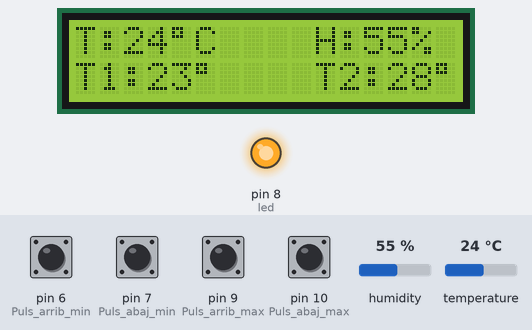
This sketch was run on a simulated Arduino Uno, built with avr-gcc and run on an emulated ATmega328P. On the bench: 16×2 character LCD, output pins drawn as LEDs (lit = HIGH). The test bench sets the inputs (shaded band); at power-on: pin 6 (Puls_arrib_min), pin 7 (Puls_abaj_min), pin 9 (Puls_arrib_max), pin 10 (Puls_abaj_max) LOW, temperature 24 °C, humidity 55 %.

Above: at 6.4 s.
6.5 s: temperature set to 11 °C
At 8.4 s:
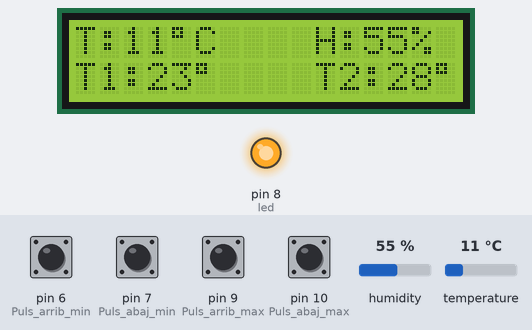
9.0 s: temperature set to 8 °C
At 10.7 s:
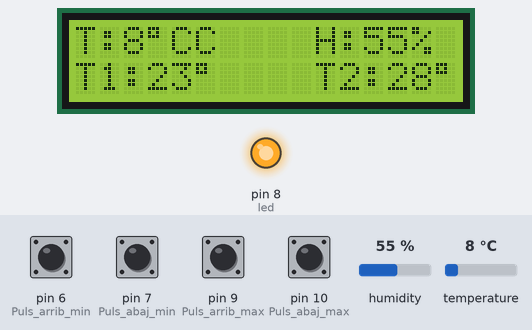
11.3 s: pin 6 (Puls_arrib_min) pulled HIGH for 1 s
At 12.5 s:
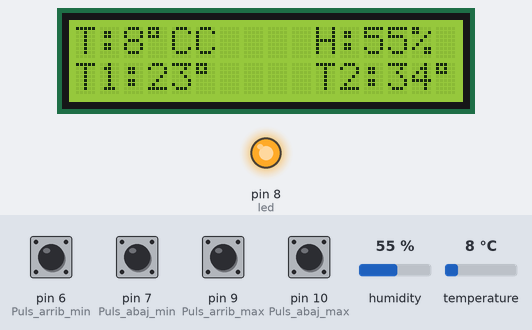
13.8 s: pin 7 (Puls_abaj_min) pulled HIGH for 1 s
At 15.1 s:
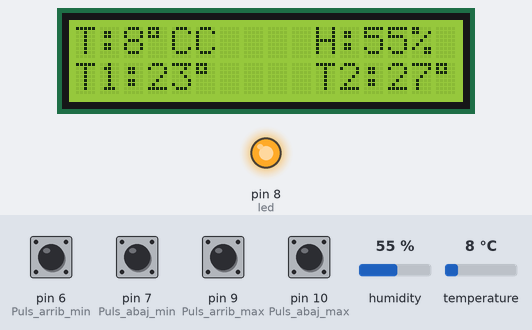
16.3 s: pin 9 (Puls_arrib_max) pulled HIGH for 0.15 s
At 17.0 s:
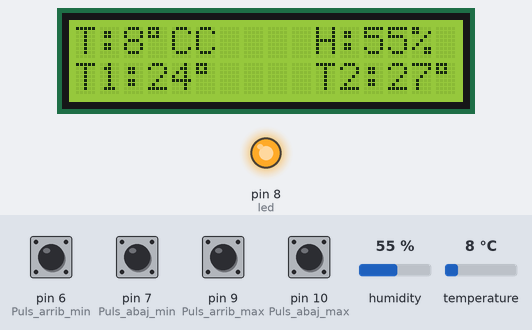
17.9 s: pin 10 (Puls_abaj_max) pulled HIGH for 1 s
At 19.8 s:
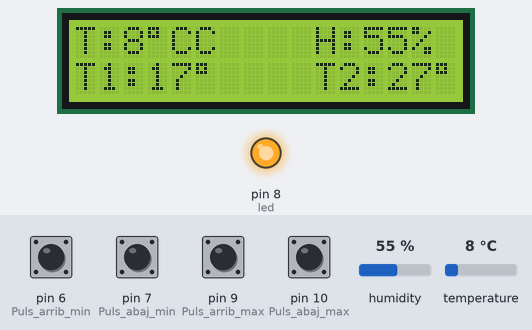
Timing chart, 0 to 21.3 s (numbered marks = the images above; inputs shaded):
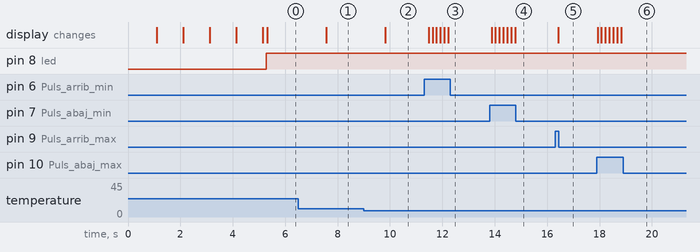

The sketch:

Termostato_V1.1.ino
```cpp
/* Se modificaron:
   - i2c para LCD
   - Tiempos sin interrupciones
   - Se quitaron los delays
   - Se agregó mensaje de bienvenida
*/

//------------------------------Librerías incluidas

#include <EEPROM.h>
//#include <LiquidCrystal.h>// include the library code
#include "DHT.h"
#include <LiquidCrystal_I2C.h>
#include <Wire.h>
LiquidCrystal_I2C lcd(0x27, 16, 2); //Direccion de LCD, Pines A4 (SDA) y A5 (SCL)

//------------------------------DHT

#define DHTPIN 5  //what digital pin we're connected to
#define DHTTYPE DHT11  //DHT 22  (AM2302), AM2321
DHT dht(DHTPIN, DHTTYPE);

//------------------------------E/S

#define led 8   //Pin para la salida de actuación

#define Puls_arrib_min 6   //Pulsador seteo en pin 7 (TMIN)
#define Puls_abaj_min 7   // Pulsador seteo en pin 8 (TMIN)

#define Puls_arrib_max 9  //Pulsador seteo en pin 9 (TMAX)
#define Puls_abaj_max 10  // Pulsador seteo en pin 10 (TMAX)

//------------------------------Variables

int t_min = 23 ; //variable de seteo para temperatura ideal (TMIN)
int t_max = 28 ; //variable de seteo para temperatura ideal (TMAX)

float h ;  // humedad (Número entero)
float t ; // Temperatura (Celsius)
float f ; // Temperatura (Farenheit)

/**************Seteo de Tiempos*************/

//------------------------------Monitor

unsigned long previousMillis = 0;
const long interval = 50 ;

//------------------------------Seteo

unsigned long previousMillis_1 = 0 ;
const long interval_1 = 150;

//------------------------------DHT11

unsigned long previousMillis_2 = 0 ;
const long interval_2 = 250 ;

void setup() {

//------------------------------E/S

  pinMode (led, OUTPUT); // LED de encendido / apagado
  pinMode (Puls_arrib_min,INPUT);
  pinMode (Puls_abaj_min, INPUT);
  pinMode (Puls_arrib_max, INPUT);
  pinMode (Puls_abaj_max, INPUT);

  //----Mensaje de Bienvenida----//

  lcd.init();
  lcd.backlight();
  lcd.setCursor(4, 0);
  lcd.print("LAMyEN");

  lcd.setCursor(2, 1);
  lcd.print(" Cargando.");
  delay(1000);
  lcd.setCursor(2, 1);
  lcd.print(" Cargando..");
  delay(1000);
  lcd.setCursor(2, 1);
  lcd.print(" Cargando...");
  delay(1000);
  lcd.clear();

  lcd.setCursor(4, 0);
  lcd.print("LAMyEN");

  lcd.setCursor(2, 1);
  lcd.print(" Cargando.");
  delay(1000);
  lcd.setCursor(2, 1);
  lcd.print(" Cargando..");
  delay(1000);
  lcd.setCursor(2, 1);
  lcd.print(" Cargando...");
  delay(100);
  lcd.clear();

//------------------------------Iniciamos DHT
  dht.begin();
}

void loop()       {

//------------------------------Monitor

  unsigned long currentMillis = millis();

  if (currentMillis - previousMillis >= interval) {
    previousMillis = currentMillis;
    Monitor ();
  }

//------------------------------Seteo


  unsigned long currentMillis_1 = millis();

  if (currentMillis_1 - previousMillis_1 >= interval_1) {
    previousMillis_1 = currentMillis_1;
    Seteo ();
  }

//------------------------------DHT11


  unsigned long currentMillis_2 = millis();

  if (currentMillis_2 - previousMillis_2 >= interval_2) {
    previousMillis_2 = currentMillis_2;
    SensorTemp_Hum ();
  }


}

/**************Funciones*************/

  void Monitor (){

//----------------VALORES MEDIDOS----------------

  lcd.setCursor(0,0);
  lcd.print("T:");
  lcd.print(t,0);
  lcd.print ((char)223);
  lcd.print("C");
  lcd.setCursor(10,0);
  lcd.print("H:");
  lcd.print(h,0);
  lcd.print("%");

//----------------VALORES SETEADOS----------------

  lcd.setCursor (0,1);  //setear el cursor a 0,1
  lcd.print ("T1:");  //imprimir el valor en grados celsius
  lcd.print (t_min,1);  //valor 1
  lcd.print ((char)223);
  //lcd.print ("C");
  lcd.setCursor (10,1);
  lcd.print ("T2:");  //imprimir el valor en grados celsius
  lcd.print (t_max,1);  // valor 2
  lcd.print ((char)223);
  //lcd.print ("C");
 }

 void Seteo () {

//-----------------------------SET (TMIN)----------------------------

             if (digitalRead (Puls_arrib_max)==true)// si el pulsador se activa, setea 1 grado
             {
             (t_min ++); // esta es la temperatura seteada
             }


            if(digitalRead (Puls_abaj_max)==true)// si el otro pulsador se activa, setea 1 grado
            {
            (t_min--); // pero quita 1 grado del t_min
            }


//-----------------------------SET(TMAX)----------------------------

             if (digitalRead (Puls_arrib_min)== true) // si el pulsador se activa, setea 1 grado
             {
             (t_max++);  // esta es la temperatura seteada
             }


            if(digitalRead (Puls_abaj_min)== true) // si el otro pulsador se activa, setea 1 grado
            {
            (t_max --); //pero quita 1 grado del t_min
            }

//-----------------------------Funcion----------------------------

      if (( t_min < t )||( t < t_max ))  // si la temperatura esta dentro de los valores seteados

            {
            digitalWrite (led,HIGH);  // prender el led
            }

            else  // si eso no ocurre, apagar el led

            {
            digitalWrite (led,LOW);
            }

}

void SensorTemp_Hum (){

      if (isnan(h) || isnan(t) || isnan(f)){
        lcd.print("error sensor DHT !");
        return;
          }

   h = dht.readHumidity();  // Humedad (Se cambio a número entero para los fines de ahorrar espacio en la pantalla LCD)
   t = dht.readTemperature();  // Celcius
   f = dht.readTemperature(true);  // Fahrenheit

  }
```

Measured:
- the behaviour switches between 10 and 9 °C on temperature (found by bisection; images 1 and 2)
- after the input at 6.5 s, the display: changes after 1.1 s (image 1)
- after the input at 9.0 s, the display: changes after 0.83 s (image 2)
- after the input at 11.3 s, the display: first changes after 0.18 s (image 3 shows a later state)
- after the input at 13.8 s, the display: first changes after 0.08 s (image 4 shows a later state)
- after the input at 16.3 s, the display: changes after 0.13 s (image 5)
- after the input at 17.9 s, the display: first changes at once (image 6 shows a later state)
